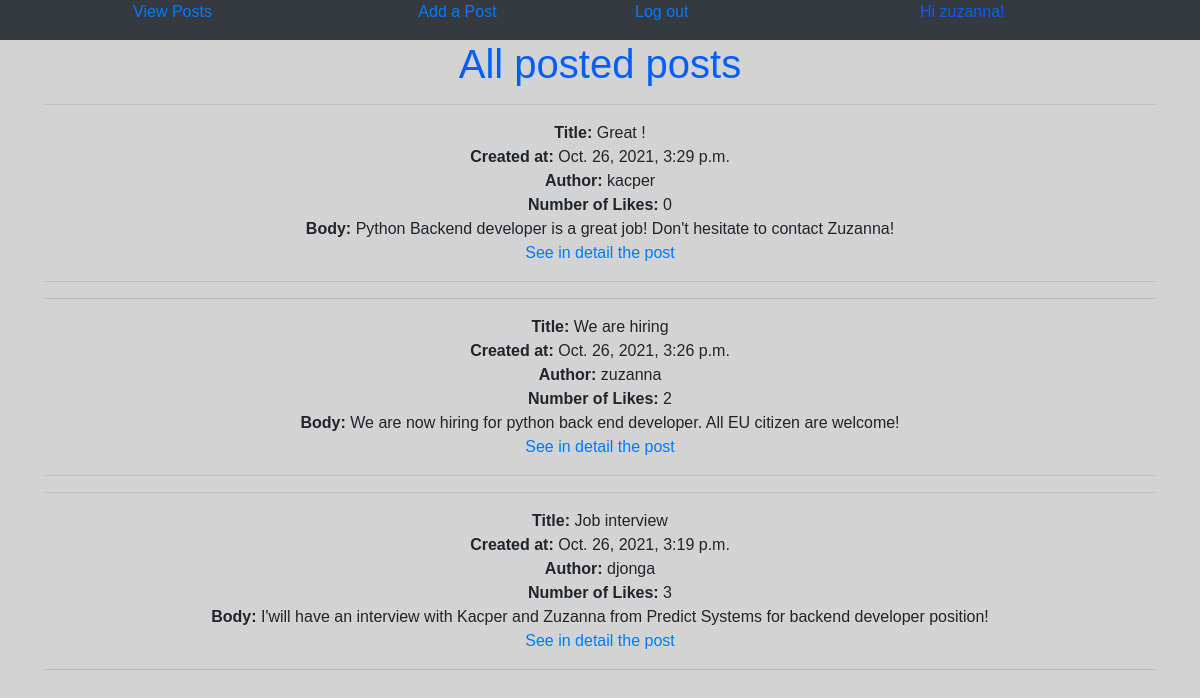
The page / (signed in) on the database its author committed.
### posts/models.py (models this page shows, shortened)
class Post(models.Model):
    title = models.CharField(max_length = 100)
    body = models.TextField()
    created_at = models.DateTimeField(auto_now_add=True)
    author = models.ForeignKey(User,on_delete = models.CASCADE)
    likes = models.ManyToManyField(User, related_name="post_like", blank=True)
    def number_of_likes(self):
        return self.likes.count()
    class Meta:
        ordering = ('-created_at',)

### posts/views.py (the view)
# urls.py: path('', PostListView.as_view(), name='home'),
class PostListView(ListView):
    model = Post
    template_name = 'posts/post_list.html'
    fields = ['title', 'body', 'author']

### posts/templates/posts/post_list.html (shortened to what this page needs)
{% extends 'base.html' %}
{% block content %}
<h1>All posted posts</h1>
  {% for post in object_list %}
    <div class="container">
      <ul class="list-unstyled">
          <hr>
        <li> <strong>Title:</strong> {{ post.title}}</li>
        <li><strong>Created at:</strong> {{ post.created_at }}</li>
        <li><strong>Author:</strong> {{ post.author }}</li>
        <li><strong>Number of Likes:</strong> {{ post.number_of_likes }}</li>
        {% if user.is_authenticated %}
        <li> <strong>Body:</strong> {{ post.body }}</li>
        <li><a href="{% url 'post_detail' post.pk %}">See in detail the post</a></li>
    </ul>
   <hr>
  </div>
   {% endif %}
{% endfor %}
{% endblock content %}

### templates/base.html (shortened to what this page needs)
<html>
    <head>
        <link rel="stylesheet" href="https://cdn.jsdelivr.net/npm/bootstrap@4.5.3/dist/css/bootstrap.min.css">
    </head>
    <body style="background-color:lightgrey">
        <div class="bg-dark">
            <header>
            <div class="container">
                <div class="row">
                    <div class="col">
                        <a href="{% url 'home' %}">View Posts</a>
                    </div>
                    {% if user.is_authenticated %}
                    <div class="col">
                        <a href="{% url 'post_new' %}">Add a Post </a>
                    </div>
                    <div class="col">
                        <p><a href="{% url 'logout' %}">Log out</a></p>
                    </div>
                    <div class="col">
                        <p style="color: #035efc;">Hi {{ user.username }}!</p>
                    </div>
                    {% endif %}
                </div>
                </header>
            </div>
{% block content %}
{% endblock content %}
    </body>
</html>

### templates/base.html (style rules this page uses)
h1 { color: #035efc; text-align: center; font-family: Arial, Helvetica, sans-serif; }
.container { text-align: center; margin:0 auto; font-family: Arial, Helvetica, sans-serif; }
p { text-align: left; font-family: Arial, Helvetica, sans-serif; margin-left: 20px; }

### rows shown on the page
Post: title "Great !", created_at "Oct. 26, 2021, 3:29 p.m.", author "kacper", number_of_likes "0", body "Python Backend developer is a great job! Don't hesitate to contact Zuzanna!"
Post: title "We are hiring", created_at "Oct. 26, 2021, 3:26 p.m.", author "zuzanna", number_of_likes "2", body "We are now hiring for python back end developer. All EU citizen are welcome!"
Post: title "Job interview", created_at "Oct. 26, 2021, 3:19 p.m.", author "djonga", number_of_likes "3", body "I'will have an interview with Kacper and Zuzanna from Predict Systems for backend developer position!"

### other values the page prints
{{ user.username }} "zuzanna"
